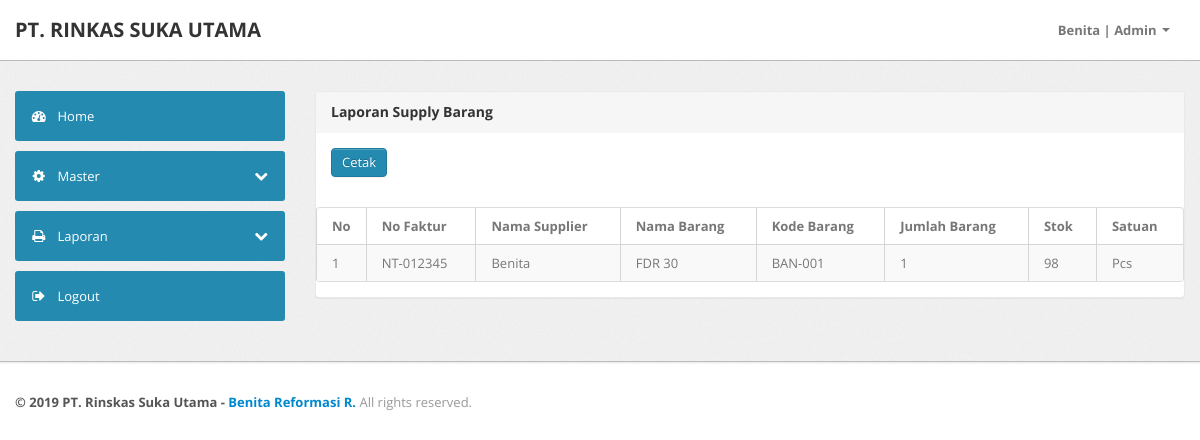
/index.php?page=data_laporan_supply (signed in), run on the app's committed database.
### tables this page shows
CREATE TABLE `tb_barang_msk` (
  `msk_id` int(11) NOT NULL AUTO_INCREMENT,
  `supplier_id` int(11) NOT NULL,
  `barang_id` int(11) NOT NULL,
  `msk_faktur` varchar(50) NOT NULL,
  `msk_jumlah` int(11) NOT NULL,
  `msk_tgl` date NOT NULL,
  `msk_ket` varchar(50) NOT NULL,
  PRIMARY KEY (`msk_id`)
);

CREATE TABLE `tb_supplier` (
  `supplier_id` int(11) NOT NULL AUTO_INCREMENT,
  `supplier_nama` varchar(50) NOT NULL,
  `supplier_alamat` varchar(100) NOT NULL,
  `supplier_tlp` varchar(50) NOT NULL,
  PRIMARY KEY (`supplier_id`)
);

CREATE TABLE `tb_barang` (
  `barang_id` int(11) NOT NULL AUTO_INCREMENT,
  `kategori_id` int(11) NOT NULL,
  `barang_kode` varchar(50) NOT NULL,
  `barang_nama` varchar(50) NOT NULL,
  `barang_stok` int(11) NOT NULL,
  `barang_tgl` date NOT NULL,
  `barang_sat` varchar(50) NOT NULL,
  `barang_ket` varchar(100) NOT NULL,
  `barang_jual` int(11) NOT NULL,
  `barang_beli` int(11) NOT NULL,
  PRIMARY KEY (`barang_id`)
);

### koneksi.php (called while the page is built, shortened)
<?php
$no   = 1;

### data_laporan_supply.php (the view, shortened to what this page needs)
<div class="span9">
    <div class="content">
        <div class="module">
            <div class="module-head">
                <h3>
                    Laporan Supply Barang</h3>
            </div>
            <div class="module-body">
                <a class="btn btn-primary" target="_blank" href="aksi_laporan/cetak_supply.php">Cetak</a>
            </div>
            <div class="module-body table">
                <table class=" table table-bordered table-striped display" width="100%">
                    <thead>
                        <tr>
                            <th width="10">
                                No
                            </th>
                            <th>
                                No Faktur
                            </th>
                            <th>
                                Nama Supplier
                            </th>
                            <th>
                                Nama Barang
                            </th>
                            <th>
                                Kode Barang
                            </th>
                            <th>
                                Jumlah Barang
                            </th>
                            <th>
                                Stok
                            </th>
                            <th>
                                Satuan
                            </th>
                        </tr>
                    </thead>
                    <tbody>
                        <?php
                        $ambil = $koneksi->query("SELECT * FROM `tb_barang_msk`JOIN tb_supplier ON  tb_barang_msk.supplier_id=tb_supplier.supplier_id JOIN tb_barang ON tb_barang_msk.barang_id=tb_barang.barang_id ORDER BY tb_barang_msk.msk_tgl DESC");
                        while ($pecah = $ambil->fetch_object()) {
                            ?>
                            <tr class="odd gradeX">
                                <td>
                                    <?php echo $no++ ?>
                                </td>
                                <td>
                                    <?php echo $pecah->msk_faktur ?>
                                </td>
                                <td>
                                    <?php echo $pecah->supplier_nama ?>
                                </td>
                                <td>
                                    <?php echo $pecah->barang_nama ?>
                                </td>
                                <td>
                                    <?php echo $pecah->barang_kode ?>
                                </td>
                                <td>
                                    <?php echo $pecah->msk_jumlah ?>
                                </td>
                                <td>
                                    <?php echo $pecah->barang_stok ?>
                                </td>
                                <td>
                                    <?php echo $pecah->barang_sat ?>
                                </td>
                            </tr>
                        <?php } ?>
                    </tbody>
                </table>
            </div>
        </div>
    </div>
</div>

### assets/css/theme.css (style rules this page uses)
body { font-size: 13px; font-family: 'Open Sans', Arial, sans-serif; background: #fff; color: #777 }
h1, h2, h3, h4, h5, h6 { color: #333; margin-top: 0 }
h3 { font-size: 20px }
.module { background: #fff; -webkit-border-radius: 3px; -moz-border-radius: 3px; border-radius: 3px; border: 1px solid #ccc; border-bottom-color: #bbb; -webkit-box-shadow: 0 0 1px rgba(0, 0, 0, 0.2); -moz-box-shadow: 0 0 1px rgba(0, 0, 0, 0.2); box-shadow: 0 0 1px rgba(0, 0, 0, 0.2); margin-bottom: 30px }
.btn, .btn-box { -webkit-border-radius: 3px; -moz-border-radius: 3px; border-radius: 3px }
.btn { font-size: 13px; font-weight: 600 }
.btn { display: inline-block; margin-bottom: 0; font-weight: 400; text-align: center; vertical-align: middle; cursor: pointer; background-image: none; border: 1px solid transparent; white-space: nowrap; padding: 4px 10px; font-size: 13px; line-height: 1.42857; border-radius: 4px; -webkit-user-select: none; -moz-user-select: none; -ms-user-select: none; user-select: none }
.btn-primary { color: #fff; background-color: #248aaf; border-color: #20799a }
.table { margin-bottom: 0 }
.table th, .table td { border-color: #d5d5d5 !important }
.table-bordered thead:first-child tr:first-child>th:first-child, .table-bordered tbody:first-child tr:first-child>td:first-child { -webkit-border-top-left-radius: 2px; -moz-border-radius-topleft: 2px; border-top-left-radius: 2px }
.table-bordered thead:first-child tr:first-child>th:last-child, .table-bordered tbody:first-child tr:first-child>td:last-child { -webkit-border-top-right-radius: 2px; -moz-border-radius-topright: 2px; border-top-right-radius: 2px }
.table-bordered thead:last-child tr:last-child>th:first-child, .table-bordered tbody:last-child tr:last-child>td:first-child, .table-bordered tfoot:last-child tr:last-child>td:first-child { -webkit-border-bottom-left-radius: 2px; -moz-border-radius-bottomleft: 2px; border-bottom-left-radius: 2px }
.table-bordered thead:last-child tr:last-child>th:last-child, .table-bordered tbody:last-child tr:last-child>td:last-child, .table-bordered tfoot:last-child tr:last-child>td:last-child { -webkit-border-bottom-right-radius: 2px; -moz-border-radius-bottomright: 2px; border-bottom-right-radius: 2px }
.module { box-shadow: 0 0 3px rgba(0, 0, 0, .1); border-color: #e9e9e9; margin-bottom: 20px; background-color: #fff; border-radius: 4px; -webkit-box-shadow: 0 1px 1px rgba(0, 0, 0, .05); box-shadow: 0 1px 1px rgba(0, 0, 0, .05); }
.module-head { color: #767676; background-color: #f6f6f6; border-color: #e9e9e9; padding: 10px 15px; border-bottom: 1px solid transparent; border-top-right-radius: 3px; border-top-left-radius: 3px; }
.module-head h3 { font-size: 14px; line-height: 20px; height: 20px; margin: 0 }
.module-body { padding: 15px }
.module-body.table { padding: 15px 0 }
.module-body.table .table th, .module-body.table .table td { padding-left: 15px; padding-right: 15px }

### data on the page
tb_barang_msk: msk_faktur "NT-012345", supplier.supplier_nama "Benita", barang.barang_nama "FDR 30", barang.barang_kode "BAN-001", msk_jumlah "1", barang.barang_stok "98", barang.barang_sat "Pcs"

### other printed values
$_SESSION['pengguna'] "Benita"
$_SESSION['pengguna_level'] "Admin"
